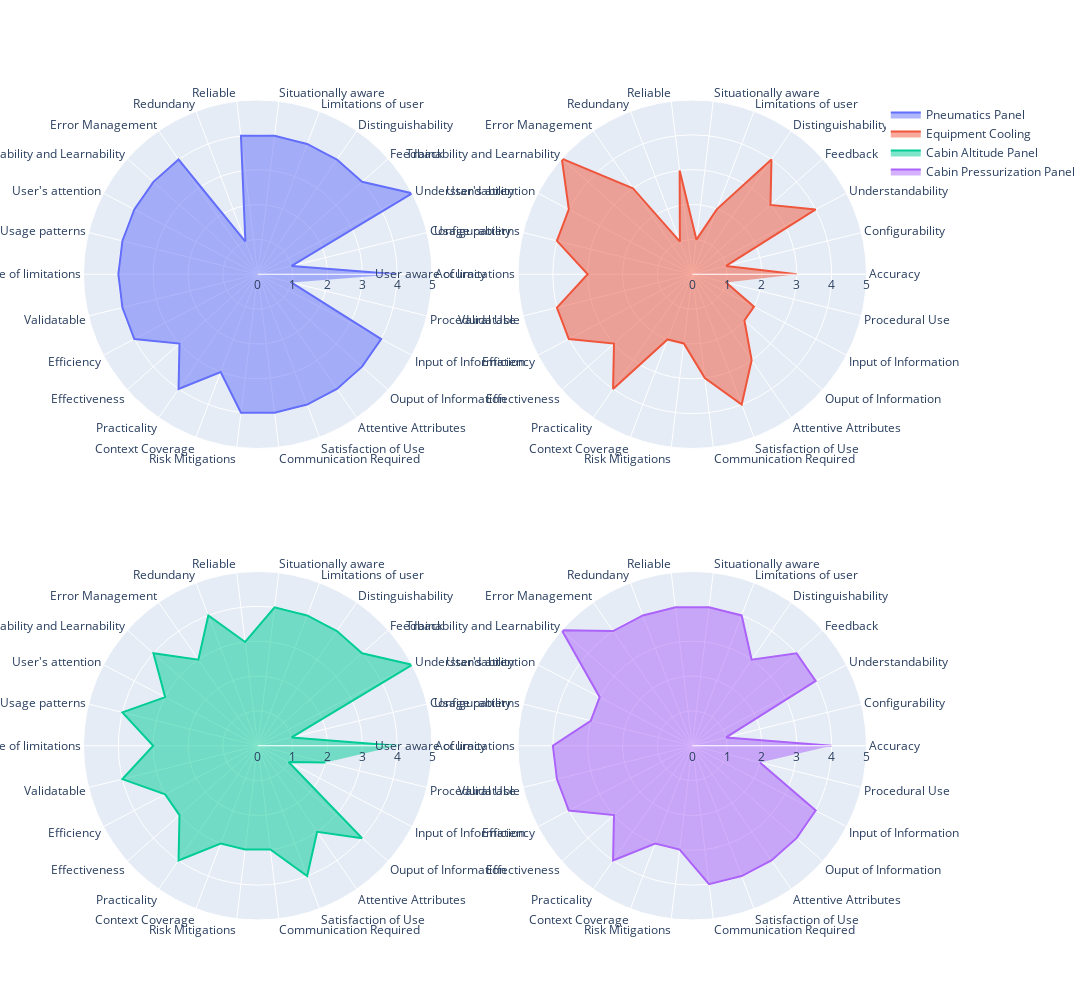

Notebook code cell kept with this figure:
### Code cell
fig = make_subplots(rows=2, cols=2,
                   specs=[[{"type": "polar"}, {"type": "polar"}],
                         [{"type": "polar"}, {"type": "polar"}]])
fig.add_trace(go.Scatterpolar(
    name="Pneumatics Panel",
    r=df['Pneumatics Panel'],
    theta=df['Quality'],
    fill='toself'
    ), 1, 1)
fig.add_trace(go.Scatterpolar(
    name="Equipment Cooling",
    r=df['Equipment Cooling'],
    theta=df['Quality'],
    fill='toself'
    ), 1, 2)
fig.add_trace(go.Scatterpolar(
    name="Cabin Altitude Panel",
    r=df['Cabin Altitude Panel'],
    theta=df['Quality'],
    fill='toself'
    ), 2, 1)
fig.add_trace(go.Scatterpolar(
    name="Cabin Pressurization Panel",
    r=df['Cabin Pressurization Panel'],
    theta=df['Quality'],
    fill='toself'
    ), 2, 2)
fig.update_layout(height=1000, width=1500)
fig.show()

### Figure 1 — Plotly figure (JSON) as saved in the notebook; plotly's stock layout.template omitted (floating-point values rounded to 4 significant figures)
{"data": [{"fill": "toself", "name": "Pneumatics Panel", "r": [4, 1, 5, 4, 4, 4, 4, 4, 1, 4, 4, 4, 4, 4, 4, 4, 3, 4, 3, 4, 4, 4, 4, 4, 4, 1], "subplot": "polar", "theta": ["Accuracy", "Configurability", "Understandability", "Feedback", "Distinguishability", "Limitations of user", "Situationally aware", "Reliable", "Redundany", "Error Management", "Trainability and Learnability", "User's attention", "Usage patterns", "User aware of limitations", "Validatable", "Efficiency", "Effectiveness", "Practicality", "Context Coverage", "Risk Mitigations", "Communication Required", "Satisfaction of Use", "Attentive Attributes", "Ouput of Information", "Input of Information", "Procedural Use"], "type": "scatterpolar"}, {"fill": "toself", "name": "Equipment Cooling", "r": [3, 1, 4, 3, 4, 2, 1, 3, 1, 3, 5, 4, 4, 3, 4, 4, 3, 4, 2, 2, 3, 4, 3, 2, 2, 1], "subplot": "polar2", "theta": ["Accuracy", "Configurability", "Understandability", "Feedback", "Distinguishability", "Limitations of user", "Situationally aware", "Reliable", "Redundany", "Error Management", "Trainability and Learnability", "User's attention", "Usage patterns", "User aware of limitations", "Validatable", "Efficiency", "Effectiveness", "Practicality", "Context Coverage", "Risk Mitigations", "Communication Required", "Satisfaction of Use", "Attentive Attributes", "Ouput of Information", "Input of Information", "Procedural Use"], "type": "scatterpolar"}, {"fill": "toself", "name": "Cabin Altitude Panel", "r": [4, 1, 5, 4, 4, 4, 4, 3, 4, 3, 4, 3, 4, 3, 4, 3, 3, 4, 3, 3, 3, 4, 3, 4, 1, 2], "subplot": "polar3", "theta": ["Accuracy", "Configurability", "Understandability", "Feedback", "Distinguishability", "Limitations of user", "Situationally aware", "Reliable", "Redundany", "Error Management", "Trainability and Learnability", "User's attention", "Usage patterns", "User aware of limitations", "Validatable", "Efficiency", "Effectiveness", "Practicality", "Context Coverage", "Risk Mitigations", "Communication Required", "Satisfaction of Use", "Attentive Attributes", "Ouput of Information", "Input of Information", "Procedural Use"], "type": "scatterpolar"}, {"fill": "toself", "name": "Cabin Pressurization Panel", "r": [4, 1, 4, 4, 3, 4, 4, 4, 4, 4, 5, 3, 3, 4, 4, 4, 3, 4, 3, 3, 4, 4, 4, 4, 4, 2], "subplot": "polar4", "theta": ["Accuracy", "Configurability", "Understandability", "Feedback", "Distinguishability", "Limitations of user", "Situationally aware", "Reliable", "Redundany", "Error Management", "Trainability and Learnability", "User's attention", "Usage patterns", "User aware of limitations", "Validatable", "Efficiency", "Effectiveness", "Practicality", "Context Coverage", "Risk Mitigations", "Communication Required", "Satisfaction of Use", "Attentive Attributes", "Ouput of Information", "Input of Information", "Procedural Use"], "type": "scatterpolar"}], "layout": {"height": 1000, "polar": {"domain": {"x": [0, 0.45], "y": [0.575, 1]}}, "polar2": {"domain": {"x": [0.55, 1], "y": [0.575, 1]}}, "polar3": {"domain": {"x": [0, 0.45], "y": [0, 0.425]}}, "polar4": {"domain": {"x": [0.55, 1], "y": [0, 0.425]}}, "width": 1500}}
